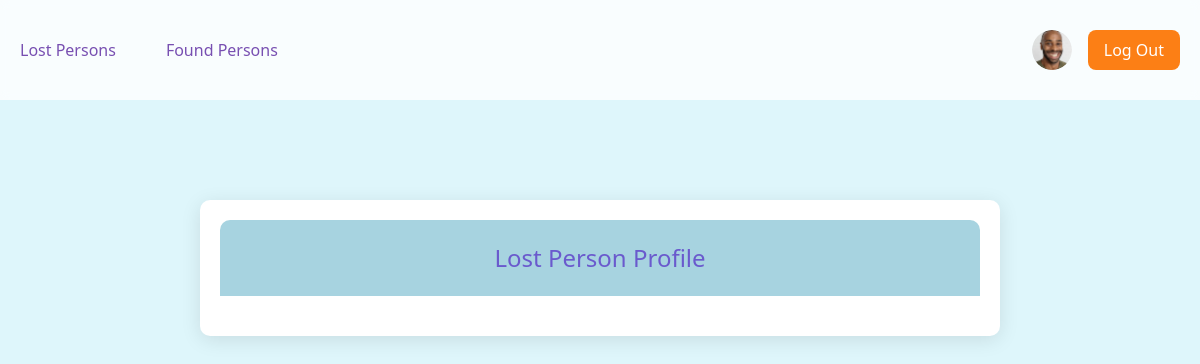
Before: /found/profile/3/ with the older database file.
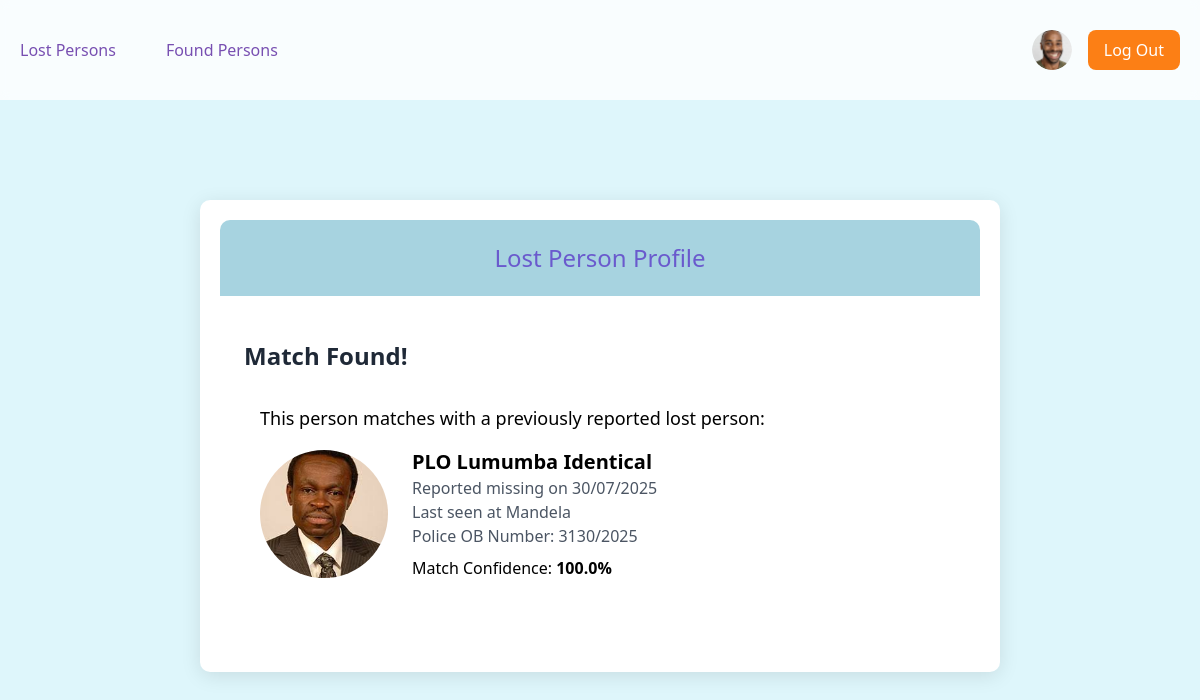
After: the same page with the newer database file.
### playground/models.py (models this page shows, shortened)
class Match(models.Model):
    lost_person = models.ForeignKey(LostPerson, on_delete=models.CASCADE)
    found_person = models.ForeignKey(FoundPerson, on_delete=models.CASCADE)
    match_percentage = models.FloatField()  # Store face recognition confidence
    date_matched = models.DateTimeField(auto_now_add=True)
    class Meta:
        verbose_name_plural = "Matches"

class BasePerson(models.Model):
    full_name = models.CharField(max_length=255, blank=True, null=True)
    age = models.IntegerField(null=True, blank=True)
    gender = models.CharField(max_length=10, choices=[
        ('M', 'Male'),
        ('F', 'Female'),
        ('O', 'Other')
    ], blank=True, null=True)
    location = models.CharField(max_length=255, blank=True, null=True)
    date_reported = models.DateTimeField(auto_now_add=True)
    description = models.TextField(blank=True, null=True)
    police_station = models.CharField(max_length=255, blank=True, null=True)
    ob_number = models.CharField(max_length=50, blank=True, null=True)
    reporter = models.ForeignKey(User, on_delete=models.SET_NULL, null=True)
    contact_phone = models.CharField(max_length=15, blank=True, null=True)
    is_resolved = models.BooleanField(default=False)
    face_encoding = models.BinaryField(null=True, blank=True)  # To store face recognition data
    class Meta:
        abstract = True

class LostPerson(BasePerson):
    date_last_seen = models.DateTimeField()
    last_seen_location = models.CharField(max_length=255)
    photo = models.ImageField(upload_to='lost_persons/')

### playground/views.py (the view)
# urls.py: path('found/profile/<int:person_id>/', views.found_person_profile, name='found_person_profile'),
def found_person_profile(request, person_id=None):
    if person_id:
        found_person = get_object_or_404(FoundPerson, id=person_id)
        match = Match.objects.filter(found_person=found_person, match_percentage__gte=70.0).first()
        return render(request, 'playground/found_person_profile.html', {
            'person': found_person,
            'match': match
        })
    return redirect('found_persons_logged_out')

### playground/templates/playground/found_person_profile.html (shortened to what this page needs)
{% load static %}
<!DOCTYPE html>
<html lang="en">
<head>
    <script src="https://cdn.tailwindcss.com"></script>
</head>
<body>
    <nav class="bg-white/80 h-[100px] flex items-center sticky top-0 z-50 backdrop-blur-sm w-full">
        <div class="max-w-container mx-auto px-5 w-full">
            <div class="flex justify-between items-center">
                <div class="flex gap-[50px]">
                    <a href="{% url 'lost_persons_logged_in' %}" class="text-primary hover:opacity-80">Lost Persons</a>
                    <a href="{% url 'found_persons_logged_in' %}" class="text-primary hover:opacity-80">Found Persons</a>
                </div>
                <div class="flex items-center gap-4">
                    <a href="{% url 'user_profile' %}" class="text-primary hover:opacity-80">
                        <img src="{% static 'playground/images/avatar.png' %}" alt="User Avatar" class="w-10 h-10 rounded-full">
                    </a>
                    <a href="{% url 'logout' %}" class="bg-accent text-white py-2 px-4 rounded-lg">Log Out</a>
                </div>
            </div>
        </div>
    </nav>
    <div class="profile-container">
        <div class="header">
            <h1>Lost Person Profile</h1>
        </div>
        {% if match %}
        <div class="match-alert mb-8 bg-success p-6 rounded-lg">
            <h2 class="text-2xl font-bold text-gray-800 mb-4">Match Found!</h2>
            <div class="bg-white rounded-lg p-4">
                <p class="text-lg mb-4">This person matches with a previously reported lost person:</p>
                <div class="flex items-center gap-6">
                    <img src="{{ match.lost_person.photo.url }}" alt="{{ match.lost_person.full_name }}" class="w-32 h-32 rounded-full object-cover">
                    <div>
                        <h3 class="text-xl font-semibold">{{ match.lost_person.full_name }}</h3>
                        <p class="text-gray-600">Reported missing on {{ match.lost_person.date_reported|date:"d/m/Y" }}</p>
                        <p class="text-gray-600">Last seen at {{ match.lost_person.last_seen_location }}</p>
                        {% if match.lost_person.ob_number %}
                        <p class="text-gray-600">Police OB Number: {{ match.lost_person.ob_number }}</p>
                        {% endif %}
                        <p class="mt-2">Match Confidence: <span class="font-bold text-success">{{ match.match_percentage|floatformat:1 }}%</span></p>
                    </div>
                </div>
            </div>
        </div>
        {% endif %}
    </div>
</body>
</html>

Changed rows visible on the page:
added Match: lost_person.photo (picture), lost_person.full_name "PLO Lumumba Identical", lost_person.date_reported "30/07/2025", lost_person.last_seen_location "Mandela", lost_person.ob_number "3130/2025", match_percentage "100.0"
Other visible differences:
text now shown: "Match Found! This person matches with a previously reported lost person: Reported missing on Last seen at Police OB Number: Match Confidence: %"
